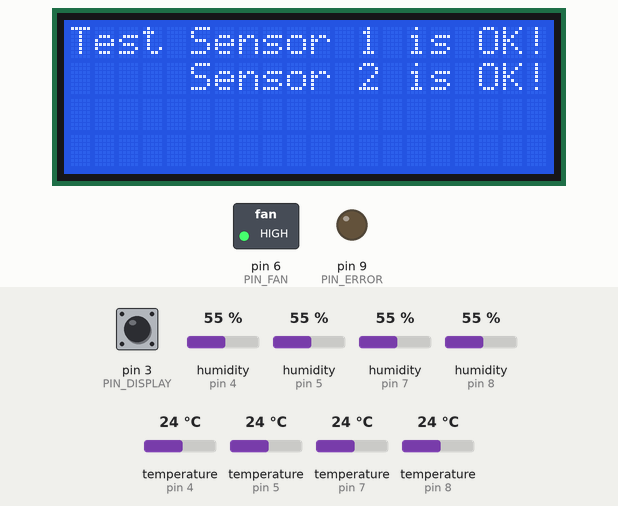
This sketch was run on a simulated Arduino Uno, built with avr-gcc and run on an emulated ATmega328P. Parts: 20×4 character LCD, switched loads named in the sketch (green lamp = pin HIGH), output pins drawn as LEDs (lit = HIGH). The inputs (shaded band) are chosen by the test bench; at power-on: humidity (sensors on pin 4, pin 5, pin 7, pin 8) 55 %, pin 3 (PIN_DISPLAY) HIGH, temperature (sensors on pin 4, pin 5, pin 7, pin 8) 24 °C. The local clock reads 2024-03-15 10:24:30 at power-on unless the sketch sets it; storage starts empty; what the sketch prints to the serial monitor is not drawn.

Above: at 11.4 s.
11.5 s: humidity (sensor on pin 4) set to 22 %
At 18.6 s:
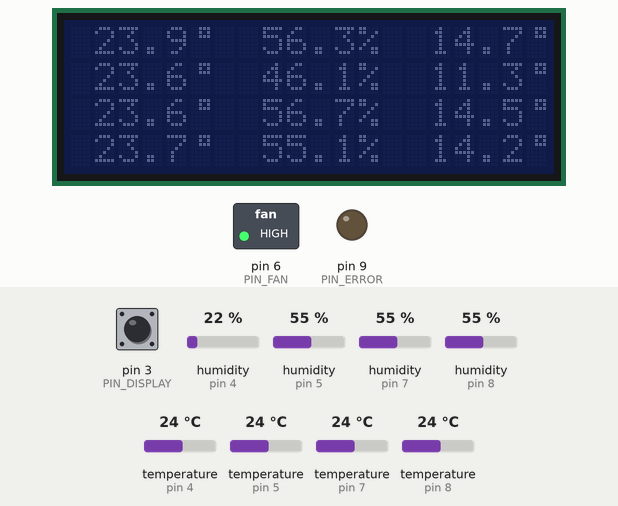
21.4 s: pin 3 (PIN_DISPLAY) pulled LOW for 2.6 s
At 24.2 s:
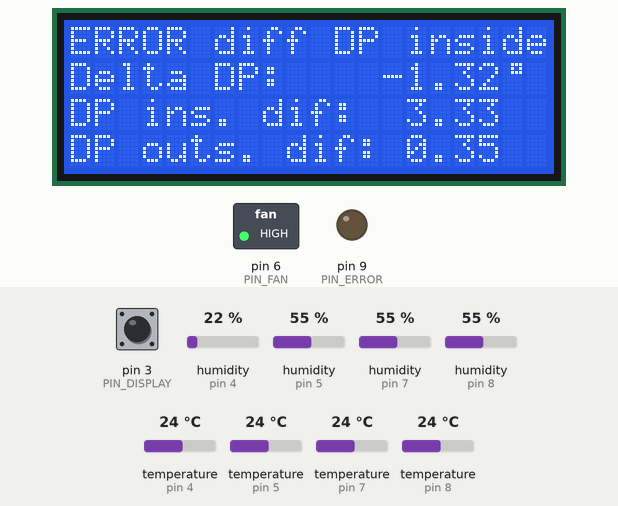
31.1 s: humidity (sensor on pin 5) set to 22 %
At 40.9 s:
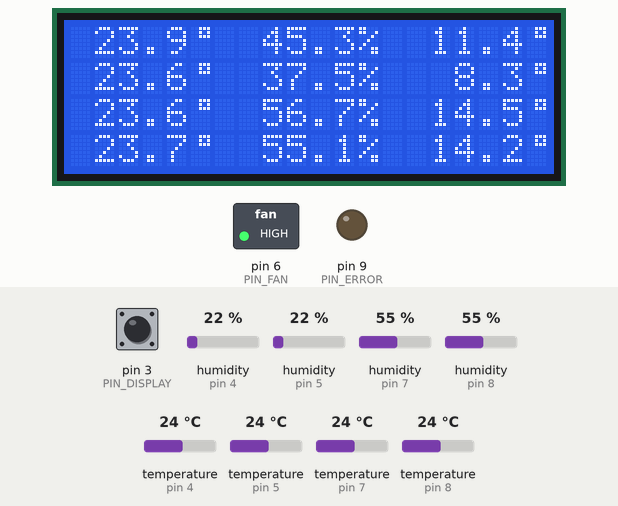
41.0 s: humidity (sensor on pin 7) set to 22 %
50.9 s: temperature (sensor on pin 4) set to 33 °C
At 59.5 s:
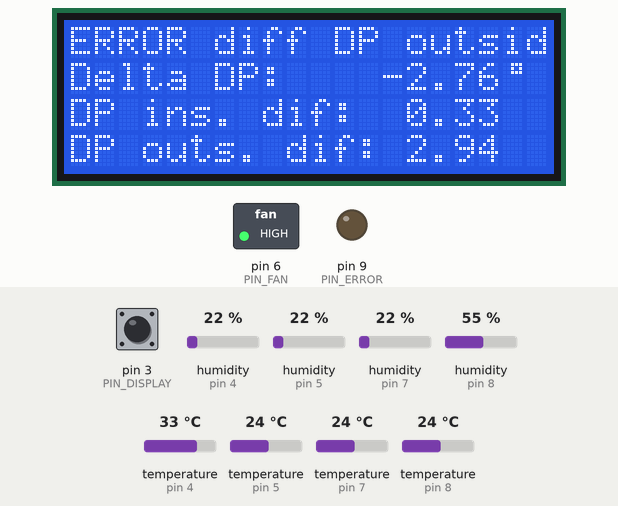
60.8 s: pin 3 (PIN_DISPLAY) pulled LOW for 2.6 s
At 62.6 s:
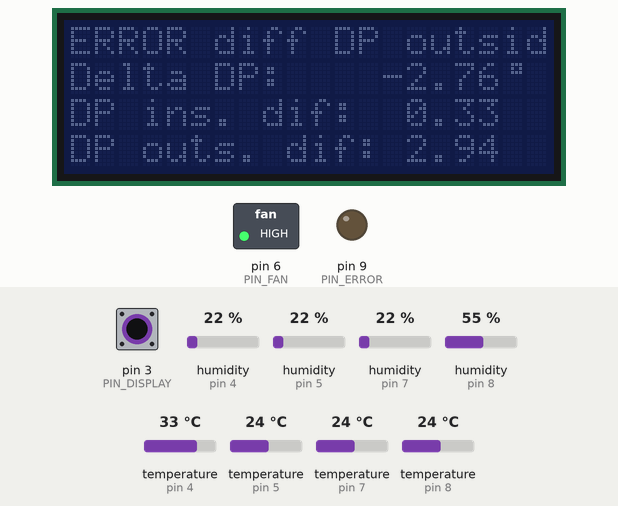
Timing chart, 0 to 64.1 s (numbered marks = the images above; inputs shaded):
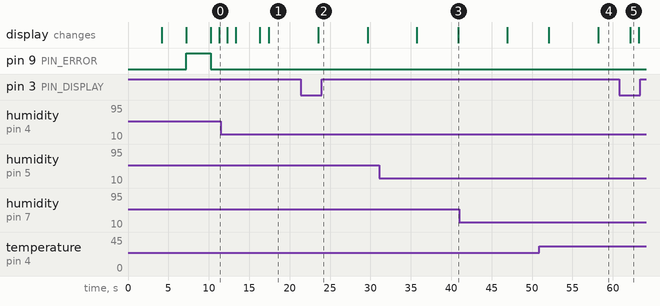

Measured:
- after the input at 21.4 s, the display: changes after 2.1 s (image 2)
- after the input at 60.8 s, the display: changes after 1.4 s (image 5)
- what the display in image 5 shows lasts 1.0 s, from 62.2 s to 63.2 s

The sketch:

PoolTechClimateControl.ino
```cpp
/* * * * * * * * * * * * * * * * * * * * * * * * * * * * * * * * * * * * * * * * * * * * ** * * * * * * * *
*                                                                                                         *
*                 P o o l   T e c h   C l i m a t e  C o n t r o l for Arduino                            *
*                                 a dew point vantilation system                                          *
*                                                                                                         *
*                                             A         K         K                                       *
*                                           A A    I    K       K                                         *
*                                         A   A         K     K                                           *
*                                       A     A    I    K   K K                                           *
*                                     A A A A A    I    K K     K                                         *
*                                   A         A    I    K         K                                       *
*                                                                                                         *
*   This code bases on https://github.com/MakeMagazinDE/Taupunktluefter                                   *
*                                                                                                         *
*   I mainly adapted it for my purpose (climate control for my pool tech shaft) Jun 2022.                 *
*   This repository can be found here https://github.com/AiKatHome/PoolTechClimateControl                 *
*                                                                                                         *
*   + added a pair of sensors (now 2 inside and 2 outside) to detect defect sensors and false measures    *
*   + store 3 measures to average the results (again to compensate false measures)                        *
*   + there is a push button to switch the display backlight on/off                                       *
*                                                                                                         *
* * * * * * * * * * * * * * * * * * * * * * * * * * * * * * * * * * * * * * * * * * * * * * * * * * * * * */

#define SW_VERSION "Version: 2.99 dev"

// This code needs the following libraries
#include <DHT.h>
#include <Wire.h>
#include <LiquidCrystal_I2C.h>
#include <avr/wdt.h>
#include <DS1307RTC.h>
#include <SD.h>
#include <SPI.h>

#define PIN_FAN      6  // Pin for the fan relay
#define PIN_DHT_SI1  5  // Data pin for DHT sensor 1 inside
#define PIN_DHT_SI2  4  // Data pin for DHT sensor 2 inside
#define PIN_DHT_SO1  7  // Data pin for DHT sensor 1 outside
#define PIN_DHT_SO2  8  // Data pin for DHT sensor 2 outside
#define PIN_ERROR    9  // Pin for error LED
#define PIN_DISPLAY  3  // Pin to active the LCD display

#define FAN_ON LOW     // ouput to switch fan on
#define FAN_OFF HIGH   // ouput to switch fan off
bool fan;              // current fan state
bool error = true;     // error state
bool display = true;   // display on/off

#define DHTTYPE_SI1 DHT22 // DHT 22 sensor 1 inside
#define DHTTYPE_SI2 DHT22 // DHT 22 sensor 2 inside
#define DHTTYPE_SO1 DHT22 // DHT 22 sensor 1 outside
#define DHTTYPE_SO2 DHT22 // DHT 22 sensor 2 outside


// *******  correction values for DHT sensors  *******
float sensor_corr[4][2] =
{
  {-0.1,1.3},         // SI1 correction (needs to be added to the data): temp, humidity
  {-0.4,2.1},         // SI2 correction (needs to be added to the data): temp, humidity
  {-0.4,1.7},         // SO1 correction (needs to be added to the data): temp, humidity
  {-0.3,0.1}          // SO2 correction (needs to be added to the data): temp, humidity
};

//******* variables to handle temp and humidity measures *******
float t[4][3];              // Array to store for all 4 sensors the last 3 temperature measures
float h[4][3];              // Array to store for all 4 sensors the last 3 humidity measures
int measure_index = 0;      // measure array index: 0-2 used to access the array
int sensor_index = 0;       // sensor array index: 0-3 used to access the array
int pre_measure_index = 0;  // previous measure index: 0-2 used to access the array

#define DEW_POINT_MIN     8.0   // minimum dew point delta to switch on the fan
#define HYSTERESIS        2.0   // dew point delta between an switch on/off of the fan
#define TEMP_MIN_INSIDE   5.0   // minimum temperature inside, where the fan can be activated
#define TEMP_MIN_OUTSIDE  -5.0  // minimum temperature outside, where the fan can be activated

DHT dhtsi1(PIN_DHT_SI1, DHTTYPE_SI1);  //inside sendor 1 is now addressed via "dhtsi1"
DHT dhtsi2(PIN_DHT_SI2, DHTTYPE_SI2);  //inside sendor 2 is now addressed via "dhtsi2"
DHT dhtso1(PIN_DHT_SO1, DHTTYPE_SO1);  //outside sendor 1 is now addressed via "dhtso1"
DHT dhtso2(PIN_DHT_SO2, DHTTYPE_SO2);  //outside sendor 2 is now addressed via "dhtso2"

LiquidCrystal_I2C lcd(0x27,20,4); // LCD: setting the I2C address and display size
tmElements_t tm;                  // tm is the insance of the real time clock DS1307RTC

//******* variables for data logging on SD card *******
#define logHeaderLine F("Date|Time;Temp_SI1;Humidity_SI1;DrewPoint_SI1;Temp_SI2;Humidity_SI2;DrewPoint_SI2;Temp_SO1;Humidity_SO1;DrewPoint_SO;Temp_SO2;Humidity_SO2;DrewPoint_SO2;Fan_On/Off;Fan_Runtime;")
#define logFileName F("PTCC_Log.csv")   // File name to store the log data (file format: 8.3)!!!!
#define LogInterval 15                  // Interval in min to store the measures ( 5 = every 5 min)

bool logging = true;                    // Should data be logged on SD card?
String LogData = "" ;                   // Variable build the logging string
char stamp[17];                         // Variable fot the time stamp
unsigned int FanStart = 0;              // When was the fan started?
unsigned int FanRuntime = 0;            // How long was the fan running in min?
char StrFanRuntime[6];                  // Fan runtime as a string
uint8_t Today = 0;                      // Today's date; needed to detect the next day
bool DaySwitched=false;


void setup()
{
  wdt_enable(WDTO_8S); // set watchdog timer to 8 seconds
  Serial.begin(9600);  // serial print, which can be used for debugging or if no LCD used
  lcd.init();
  lcd.backlight();

  //******* data logging on SD card *******
  if (logging == true)
  {
    lcd.setCursor(0,1);
    lcd.print(SW_VERSION);        // display software version
    Serial.println(SW_VERSION);
    RTC_start();                  // RTC modul test. If there is an error => no logging

    delay (4000);                 // Delay to read the display
    lcd.clear();
    wdt_reset();                  // Watchdog reset
    test_SD();                    // SD card test. If there is an error => no logging
    Today = tm.Day ;
    //******* record restart *******
    if (logging == true)          // could have changed, due to errors on RTC or SD
    {
      make_time_stamp();
      File logFile = SD.open(logFileName, FILE_WRITE);
      logFile.print(stamp);
      logFile.println(F(": Restart"));   // Needed to log how often it was restarted (manual, power on/off/ or by the watchdog)
      logFile.close();
    }
  }

  pinMode(PIN_FAN, OUTPUT);              // Define fan pin as output
  digitalWrite(PIN_FAN, FAN_OFF);        // turn fan off
  pinMode(PIN_ERROR, OUTPUT);            // Define error pin as output
  digitalWrite(PIN_ERROR, HIGH);         // turn on error led
  pinMode(PIN_DISPLAY, INPUT_PULLUP);    // Define display pin as input

  Serial.println(F("Testing sensors.."));
  lcd.clear();
  lcd.setCursor(0,0);
  lcd.print(F("Test "));


  byte Degree[8] = {B00111,B00101,B00111,B0000,B00000,B00000,B00000,B00000};      // define special char degree => °
  lcd.createChar(0, Degree);

  // start sensors
  dhtsi1.begin();          // sensor inside one
  dhtsi2.begin();          // sensor inside two
  dhtso1.begin();          // sensor outside one
  dhtso2.begin();          // sensor outside two

  measure_index=0;
  while (measure_index<3)         // read sensors at start-up and fill measure array with inital measuers
    {
      read_sensor(measure_index);
      measure_index++;
    }
  measure_index=0;
  pre_measure_index=2;
  display=false;
}

void loop() {

  if (digitalRead(PIN_DISPLAY)==LOW) toggle_backlight();

  if (error == true)              // check if we have faulty measures from sensors
    {
    lcd.backlight();
    error = false;
    digitalWrite(PIN_ERROR, LOW);  // Error LED off
    check_sensor(measure_index);  // recheck sensors
    delay(2000);
    if (display==false) lcd.noBacklight();
    }

   if (error == true)
   {
    digitalWrite(PIN_FAN, FAN_OFF); // If there still is an error => fan off
    lcd.setCursor(0,3);
    lcd.print(F("Restart ....."));
    while (1);                     // This infinity loop will trigger a restart via the watchdog
   }
   wdt_reset();                    // Watchdog reset, if we had no error

  if (measure_index>2) measure_index=0; // measure index reset (2 is max)

  read_sensor (measure_index);

  average_measures ();

   //******* Drew point calculation *******
   float DrewPoint_SI1 = drewpoint(t[0][measure_index], h[0][measure_index]);
   float DrewPoint_SI2 = drewpoint(t[1][measure_index], h[1][measure_index]);
   float DrewPoint_SO1 = drewpoint(t[2][measure_index], h[2][measure_index]);
   float DrewPoint_SO2 = drewpoint(t[3][measure_index], h[3][measure_index]);


   //******* print measures of all 4 sensors on I2C display *******
   lcd.clear();
   measuresoutput(t[0][measure_index], h[0][measure_index],DrewPoint_SI1,0);
   measuresoutput(t[1][measure_index], h[1][measure_index],DrewPoint_SI2,1);
   measuresoutput(t[2][measure_index], h[2][measure_index],DrewPoint_SO1,2);
   measuresoutput(t[3][measure_index], h[3][measure_index],DrewPoint_SO2,3);
   Serial.println();

  if (digitalRead(PIN_DISPLAY)==LOW) toggle_backlight();
  delay(6000);
  wdt_reset(); // rest watchdog

  lcd.clear();
  lcd.setCursor(0,0);

float DrewPointDiffI = abs(DrewPoint_SI1 - DrewPoint_SI2);
if (DrewPointDiffI>1) {
    lcd.println(F("ERROR diff DP inside > 1!"));
    Serial.println(F("ERROR diff dew point inside abs(SI1 - SI2) > 1!"));
    error=true;
  }
  else{
    error=false;
  }
float DrewPointI = (DrewPoint_SI1 + DrewPoint_SI2)/2;    // calcutlate average dew point inside

float DrewPointDiffO = abs(DrewPoint_SO1 - DrewPoint_SO2);
if (DrewPointDiffO>1) {
    lcd.println(F("ERROR diff DP outside > 1!"));
    Serial.println(F("ERROR diff dew point inside abs(SO1 - SO2) > 1!"));
    error=true;
  }
  else{
    error=false;
  }
float DrewPointO = (DrewPoint_SO1 + DrewPoint_SO2)/2;    // calcutlate average dew point outside
  float DeltaDP = DrewPointI - DrewPointO;

  if (DeltaDP > (DEW_POINT_MIN + HYSTERESIS))fan = true;
  if (DeltaDP < (DEW_POINT_MIN))fan = false;
  if (t[0][measure_index] < TEMP_MIN_INSIDE )fan = false;
  if (t[1][measure_index] < TEMP_MIN_OUTSIDE )fan = false;

  if (fan == true)
  {
  digitalWrite(PIN_FAN, FAN_ON); // switch fan on
  lcd.print(F("Fan is ON"));
  }
  else
  {
  digitalWrite(PIN_FAN, FAN_OFF); // switch fan off
  lcd.print(F("Fan is OFF"));
  }

  lcd.setCursor(0,1);
  lcd.print(F("Delta DP:    "));
  lcd.print(DeltaDP);
  lcd.write((uint8_t)0); // special char degree °
  lcd.setCursor(0,2);
  lcd.print(F("DP ins. dif:  "));
  lcd.print(DrewPointDiffI);
  lcd.setCursor(0,3);
  lcd.print(F("DP outs. dif: "));
  lcd.print(DrewPointDiffO);


  //******* log data *******
   if (logging == true)
   {
      if  ( Today  != tm.Day)                                     // DaySwitched ==> save fan runtime
      {
        DaySwitched = true;
         if (FanStart > 0 ) FanRuntime += (1440 - FanStart);       // fan running calulate new runtime
         snprintf(StrFanRuntime,sizeof(StrFanRuntime),"%d;",FanRuntime);
        Today = tm.Day;
        FanRuntime = 0;
      }
      else
      {
        strcpy( StrFanRuntime , "0;");    // No day switch
      }

      char buff[4];
      LogData="";
      dtostrf(t[0][measure_index], 2, 1, buff); LogData += buff ; LogData += ';';
      dtostrf(h[0][measure_index], 2, 1, buff); LogData += buff ; LogData += ';';
      dtostrf(DrewPoint_SI1, 2, 1, buff); LogData += buff ; LogData += ';';
      dtostrf(t[1][measure_index], 2, 1, buff); LogData += buff ; LogData += ';';
      dtostrf(h[1][measure_index], 2, 1, buff); LogData += buff;LogData += ';';
      dtostrf(DrewPoint_SI2, 2, 1, buff); LogData += buff;LogData += ';';
      dtostrf(t[2][measure_index], 2, 1, buff); LogData += buff ; LogData += ';';
      dtostrf(h[2][measure_index], 2, 1, buff); LogData += buff;LogData += ';';
      dtostrf(DrewPoint_SO1, 2, 1, buff); LogData += buff;LogData += ';';
      dtostrf(t[3][measure_index], 2, 1, buff); LogData += buff ; LogData += ';';
      dtostrf(h[3][measure_index], 2, 1, buff); LogData += buff;LogData += ';';
      dtostrf(DrewPoint_SI2, 2, 1, buff); LogData += buff;LogData += ';';
      if (fan == true) LogData +="1;"; else LogData += "0;";
      LogData += StrFanRuntime;

      save_to_SD(); // write data to SD card
   }

   if (digitalRead(PIN_DISPLAY)==LOW) {
     toggle_backlight();
     Serial.println("PIN_DISPLAY is low!");
    }
    else {
      Serial.println("PIN_DISPLAY is high!");
    }


  delay(4000);   // wait time between 2 measures
  wdt_reset();   // reset watchdog
  pre_measure_index=measure_index;
  measure_index++;

}

float drewpoint(float t, float r) {

  float a, b;

  if (t >= 0)
  {
    a = 7.5;
    b = 237.3;
  } else if (t < 0) {
    a = 7.6;
    b = 240.7;
  }

  // satiation vapor pressure in hPa
  float svp = 6.1078 * pow(10, (a*t)/(b+t));

  // vapor pressure in hPa
  float vp = svp * (r/100);

  // v parameter
  float v = log10(vp/6.1078);

  // dew point in °C
  float dp = (b*v) / (a-v);
  return { dp };
}


void software_Reset() // Startet das Programm neu, nicht aber die Sensoren oder das LCD
  {
    asm volatile ("  jmp 0");
  }

//******* SD card *******
File logFile;                    // variable for the CSV log file
#define PIN_SD_CS 10             // pin for the CS wire of the SD card reader

unsigned long TimeData = 0;      // needed to calculate next time to save data

void test_SD(){
  if (logging == true)
  {
    //******* SD card search *******

  lcd.clear();
  lcd.setCursor(0,0);
  lcd.print(F("Search for SD card.."));
  Serial.println(F("Search for SD card.."));
  lcd.setCursor(2,1);

  if (!SD.begin(PIN_SD_CS)){
   lcd.print(F("SD card NOT found!"));
   Serial.println(F("SD card NOT found!"));
   logging = false;
   } else {
    lcd.print(F("SD card OK!"));
    Serial.println(F("SD card OK!"));
    if (not SD.exists(logFileName) )
    {
      logFile = SD.open(logFileName, FILE_WRITE);
      logFile.println(logHeaderLine);               // write header
      logFile.close();
    }
   }

   delay(3000);   // time to read the display
   wdt_reset();   // reset watchdog
  }
}


//******* save measures to SD card *******
void save_to_SD()
{
  unsigned long t;

 t = millis() / 60000;
  if (  TimeData == 0 ) TimeData =  t;

  if (((TimeData + LogInterval) <= t)  or ( DaySwitched ))
  {
    TimeData = t;
    DaySwitched=false;
    test_SD();
    wdt_reset();      // reset watchdog

      lcd.clear();
      lcd.print(F("Saving data set "));
      Serial.print(F("Saving data set "));
      make_time_stamp();
      File logFile = SD.open(logFileName, FILE_WRITE);  // Open file
      Serial.println(LogData);
      logFile.print (stamp);
      logFile.println( ';' + LogData );
    logFile.close();

    delay(4000);
  }
}

//******* creates time stamp and writes it on the serial monitor *******
void make_time_stamp()
{
  RTC.read(tm);
  snprintf(stamp,sizeof(stamp),"%02d.%02d.%d %02d:%02d",tm.Day,tm.Month,tmYearToCalendar(tm.Year),tm.Hour,tm.Minute);
  Serial.println(stamp);
}

//******* function to stat and check the real time clock *******
bool RTC_start()
{
 if (logging == true)
 {
  if (RTC.read(tm))
  {
    make_time_stamp ();
    lcd.setCursor(2,0);
    lcd.print(stamp);

  } else {
    if (RTC.chipPresent()) {
      Serial.println(F("No time on RTC"));
      lcd.clear();
      lcd.print(F("No time on RTC"));

      delay(2000);
    } else {
      Serial.println(F("No time on RTC"));
      lcd.clear();
      lcd.print(F("No time on RTC"));

      delay(2000);
    }
    logging = false;
     return(false);
  }
 }
}

//******* displays measures of all 4 sensors on the LCD and serial monitor *******
void measuresoutput(float t, float h, float tp, int row)
{
   char buffer_float[6];
   String buffer_row="";

   dtostrf(t,4,1,buffer_float);
   buffer_row=String(buffer_float)+"C ";
   dtostrf(h,5,1,buffer_float);
   buffer_row=" "+buffer_row+String(buffer_float)+"% ";
   dtostrf(tp,5,1,buffer_float);
   buffer_row=buffer_row+String(buffer_float)+"C";
   lcd.setCursor(0,row);
   lcd.print(buffer_row);
   Serial.println(buffer_row);
   lcd.setCursor(5,row);
   lcd.write((uint8_t)0); // Special char ° for temperatur
   lcd.setCursor(19,row);
   lcd.write((uint8_t)0); // Special char ° for dew point
}

//******* checks all 4 DHT sensors *******
void check_sensor (int current_measure)
{
    int i = 0;
    char buffer[55];

    while (i<4)
    {
      if (isnan(h[i][current_measure]) || isnan(t[i][current_measure]) || h[i][current_measure] > 100 || h[i][current_measure] < 1 || t[i][current_measure] < -40 || t[i][current_measure] > 80 )
      {
        sprintf(buffer,"ERROR sensor %i! t=%d; h=%d", i+1, t[i][current_measure], h[i][current_measure]);
        Serial.println(buffer);
        sprintf(buffer,"ERROR sensor %i!", i+1);
        lcd.setCursor(5,i);
        lcd.print(buffer);
        error = true;
        digitalWrite(PIN_ERROR, HIGH); // Error LED on
      }
      else
      {
       lcd.setCursor(5,i);
       sprintf(buffer,"Sensor %i is OK!", i+1);
       Serial.println(buffer);
       lcd.print(buffer);
      }
      i++;

      delay(1000);

    }
    Serial.println();
    wdt_reset();      // reset watchdog
}

//******* read all 4 sensors *******
void read_sensor (int i) {

  h[0][i] = dhtsi1.readHumidity()+sensor_corr[0][1];     // read humidity SI1, correct it and store it at h[i]
  t[0][i] = dhtsi1.readTemperature()+sensor_corr[0][0];  // read temperature SI1, correct it and store it at t[i]
  h[1][i] = dhtsi2.readHumidity()+sensor_corr[1][1];     // read humidity SI2, correct it and store it at h[i]
  t[1][i] = dhtsi2.readTemperature()+sensor_corr[1][0];  // read temperature SI2, correct it and store it at t[i]
  h[2][i] = dhtso1.readHumidity()+sensor_corr[2][1];     // read humidity SO1, correct it and store it at h[i]
  t[2][i] = dhtso1.readTemperature()+sensor_corr[2][0];  // read temperature SO1, correct it and store it at t[i]
  h[3][i] = dhtso2.readHumidity()+sensor_corr[3][1];     // read humidity SO2, correct it and store it at h[i]
  t[3][i] = dhtso2.readTemperature()+sensor_corr[3][0];  // read temperature SO2, correct it and store it at t[i]

  delay(1000);
}

//******* calculate average for latest 3 measures *******
void average_measures () {

  int i = 0;

  while (i < 4)
  {
    h[i][measure_index] = (h[i][0]+h[i][1]+h[i][2])/3;   // calculate average for humidity
    t[i][measure_index] = (t[i][0]+t[i][1]+t[i][2])/3;   // calculate average for temperature
    i++;
  }

}

//******* toggles the LCD display backlight should be on or off ********
void toggle_backlight () {

    display = !display;
    if (display == true) {
      lcd.backlight();
      Serial.println("Display backlight on!");
    }
    else {
      lcd.noBacklight();
      Serial.println("Display backlight off!");
    }
    delay(1000);
}
```
